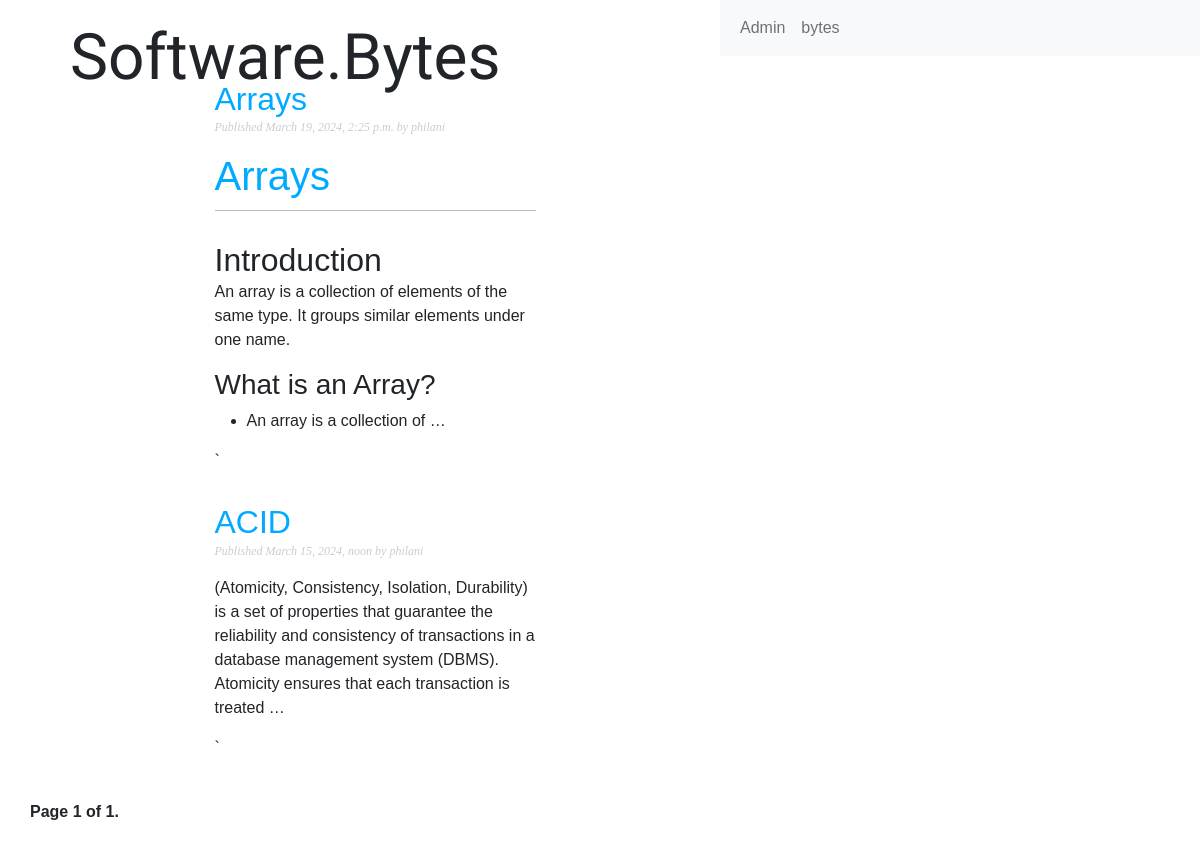
Page /blog/ on the earlier database version.
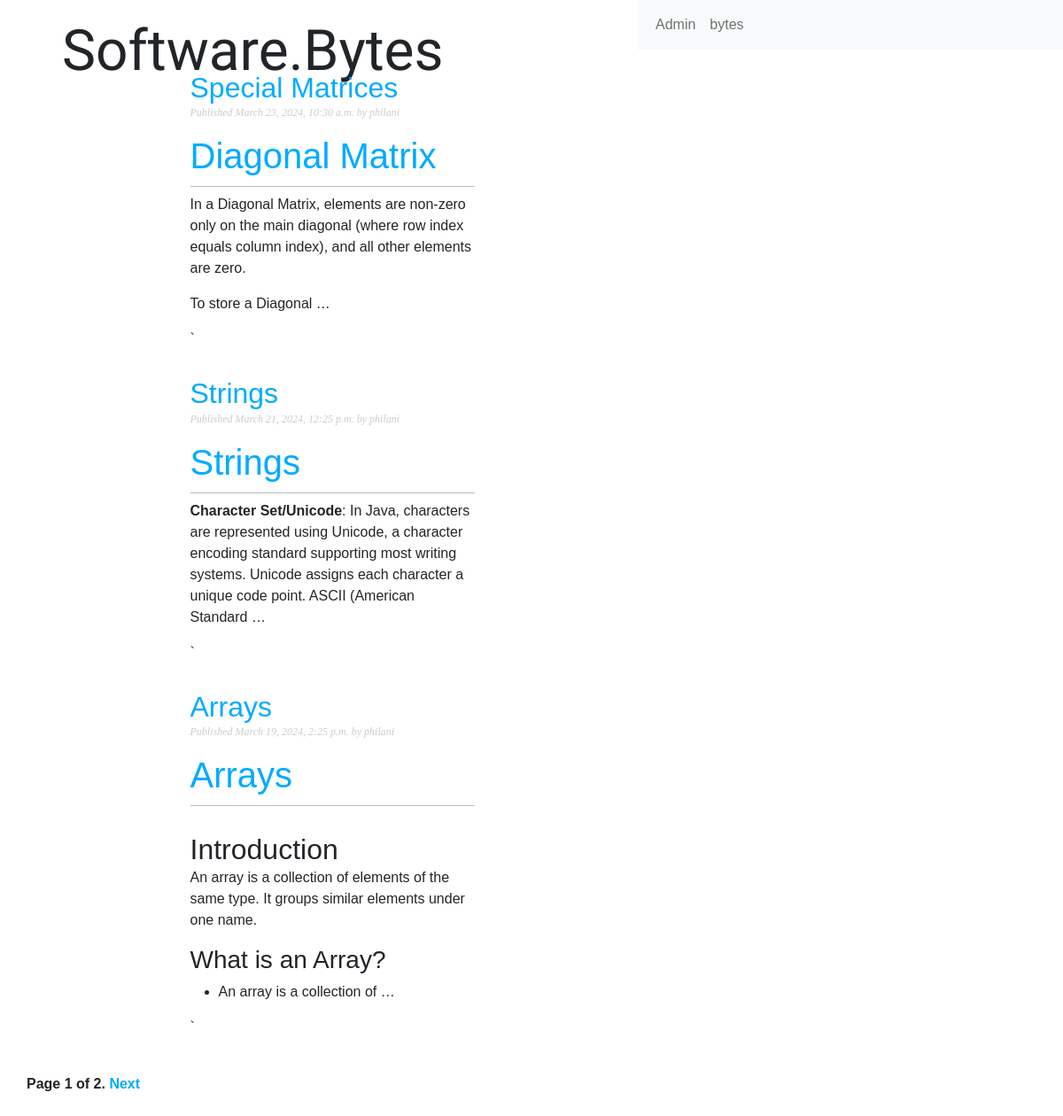
Same page on the later database version.
### blog/models.py (models this page shows, shortened)
class Post(models.Model):
    class Status(models.TextChoices):
        DRAFT='DF','Draft'
        PUBLISHED='PB','Published'
    title=models.CharField(max_length=250)
    slug=models.SlugField(max_length=250,unique_for_date='publish')
    author=models.ForeignKey(User,on_delete=models.CASCADE,related_name='blog_posts')
    body=models.TextField()
    publish=models.DateTimeField(default=timezone.now)
    created=models.DateTimeField(auto_now_add=True)
    updated=models.DateTimeField(auto_now=True)
    status=models.CharField(max_length=2,choices=Status.choices,default=Status.DRAFT)
    objects=models.Manager()# the default manager
    published=PublishedManager() #Our custom manager
    class Meta:
        ordering=['-publish']
        indexes=[models.Index(fields=['-publish']),]
    def get_absolute_url(self):
        return reverse('blog:post_detail',
                        args=[self.publish.year,
                              self.publish.month,
                              self.publish.day,
                              self.slug])

### blog/views.py (the view)
# urls.py: path('', views.PostListView.as_view(), name='post_list'),
class PostListView(ListView):
    queryset = Post.published.all()
    context_object_name = 'posts'
    paginate_by = 3
    template_name = 'blog/post/list.html'

### blog/templatetags/blog_tags.py (called while the page is built)
@register.filter(name='markdown')
def markdown_format(text):
    return mark_safe(markdown.markdown(text))

### blog/templates/blog/post/list.html (shortened to what this page needs)
{% extends "blog/base.html" %}
{% load blog_tags %}
{% block content %}
<div class="logo">
    <a class="logo"><span>Software.</span>Bytes</a>
</div>
<div class="container">
    <div class="row">
        <div class="col-lg-6 mx-auto col-md-8 col-12">
{% for post in posts %}
    <h2 >
        <a href="{{ post.get_absolute_url }}">
            {{ post.title }}
        </a>
    </h2>
    <p class="date">
        Published {{ post.publish }} by {{ post.author }}
    </p>
    {{ post.body|markdown|truncatewords_html:30 }}`
    {% endfor %}
        </div>
    </div>
</div>
    {% include "pagination.html" with page=page_obj %}
    {% endblock %}

### blog/templates/blog/base.html (shortened to what this page needs)
{% load blog_tags %}
{% load static %}
<!DOCTYPE html>
<html>
    <head>
        <link href="https://cdn.jsdelivr.net/npm/bootstrap@5.1.3/dist/css/bootstrap.min.css" rel="stylesheet">
  <link href="{% static 'css/blog.css' %}" rel="stylesheet">
</head>
<body>
    <div id="content">
        {% block content %}
        {% endblock %}
    </div>
    <nav class="navbar navbar-expand-lg navbar-light bg-light">
        <div class="container-fluid">
          <div class="collapse navbar-collapse" id="navbarSupportedContent">
            <ul class="navbar-nav me-auto mb-2 mb-lg-0">
              <li class="nav-item">
                <a class="nav-link" href="/admin">Admin</a>
              </li>
              <li class="nav-item">
                <a class="nav-link" href="/">bytes</a>
              </li>
            </ul>
          </div>
        </div>
      </nav>
</body>
</html>

### blog/templates/pagination.html (shortened to what this page needs)
<div class="pagination">
    <span class="step-links">
      <span class="current">
        Page {{ page.number }} of {{ page.paginator.num_pages }}.
      </span>
      {% if page.has_next %}
        <a href="?page={{ page.next_page_number }}">Next</a>
      {% endif %}
    </span>
  </div>

### blog/static/css/blog.css (style rules this page uses)
body { margin:0; padding:0; font-family:helvetica, sans-serif; }
.logo { height: 50px; font-size: 2em; font-family: "Reenie Beanie", cursive; padding: 10px 20px; top: 0%; left: 0%; }
a { color:#00abff; text-decoration:none; }
a.logo { color: unset; }
h1 { font-weight:normal; border-bottom:1px solid #bbb; padding:0 0 10px 0; }
h2 { font-weight:normal; margin:30px 0 0; }
#content { float:left; width:60%; padding:0 0 0 30px; }
#content h1 { color:#00abff; text-decoration:none; }
p.date { color:#ccc; font-family: georgia, serif; font-size: 12px; font-style: italic; }
.pagination { margin:40px 0; font-weight:bold; }

Differences in the rows shown:
no longer on this page (row unchanged): Post: title "ACID", publish "March 15, 2024, noon", author "philani", body "(Atomicity, Consistency, Isolation, Durability) is a set of properties that guarantee the reliability and consistency of transactions in a database management system (DBMS). Atomicity ensures that each transaction is treated …"
added Post: title "Special Matrices", publish "March 23, 2024, 10:30 a.m.", author "philani", body "Diagonal Matrix In a Diagonal Matrix, elements are non-zero only on the main diagonal (where row index equals column index), and all other elements are zero. To store a Diagonal …"
added Post: title "Strings", publish "March 21, 2024, 12:25 p.m.", author "philani", body "Strings Character Set/Unicode : In Java, characters are represented using Unicode, a character encoding standard supporting most writing systems. Unicode assigns each character a unique code point. ASCII (American Standard …"
Other differences:
{{ page.paginator.num_pages }}: "1" → "2"
text now shown: "Next"
